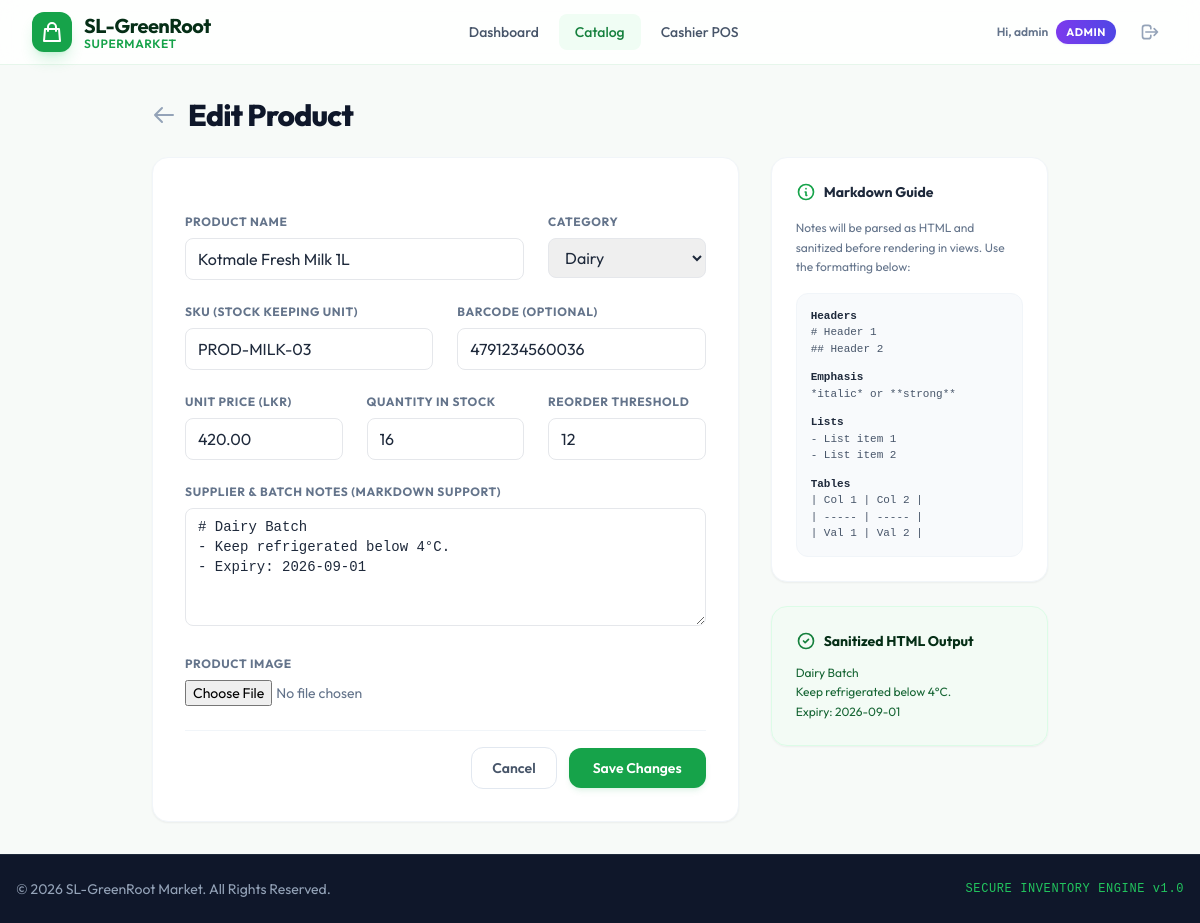
The app's page /products/3/edit/ (signed in) with its own data.
### inventory/models.py (models this page shows, shortened)
class Product(models.Model):
    sku = models.CharField(max_length=50, unique=True)
    barcode = models.CharField(max_length=100, blank=True, default='')
    name = models.CharField(max_length=200)
    category = models.ForeignKey(Category, on_delete=models.CASCADE, related_name='products')
    unit_price = models.DecimalField(max_digits=10, decimal_places=2)  # In LKR
    quantity_in_stock = models.PositiveIntegerField(default=0)
    reorder_level = models.PositiveIntegerField(default=10)
    supplier_notes_raw = models.TextField(blank=True, help_text="Enter markdown formatted supplier notes.")
    supplier_notes_html = models.TextField(blank=True, editable=False)
    image = models.ImageField(upload_to='products/', blank=True, null=True)

### inventory/utils.py (the view)
    def _wrapped_view(request, *args, **kwargs):
        if not request.user.is_authenticated:
            return redirect('login')
        if request.user.is_superuser or request.user.groups.filter(name='Manager').exists():
            return view_func(request, *args, **kwargs)
        raise PermissionDenied

### inventory/models.py (called while the page is built)
    def __str__(self):
        return self.name

### inventory/utils.py (called while the page is built)
def manager_required(view_func):
    def _wrapped_view(request, *args, **kwargs):
        if not request.user.is_authenticated:
            return redirect('login')
        if request.user.is_superuser or request.user.groups.filter(name='Manager').exists():
            return view_func(request, *args, **kwargs)
        raise PermissionDenied
    return _wrapped_view

### inventory/templates/inventory/product_form.html (shortened to what this page needs)
{% extends 'inventory/base.html' %}
{% block content %}
<div class="max-w-4xl mx-auto space-y-6">
    <div class="flex items-center space-x-3">
        <a href="{% url 'product_list' %}" class="text-slate-400 hover:text-emerald-700 transition">
            <svg class="h-6 w-6" fill="none" stroke="currentColor" viewBox="0 0 24 24">
                <path stroke-linecap="round" stroke-linejoin="round" stroke-width="2" d="M10 19l-7-7m0 0l7-7m-7 7h18"/>
            </svg>
        </a>
        <h1 class="text-3xl font-extrabold text-slate-900 tracking-tight">{{ title }}</h1>
    </div>
    <div class="grid grid-cols-1 lg:grid-cols-3 gap-8">
        <form method="post" enctype="multipart/form-data" class="lg:col-span-2 space-y-6 bg-white p-6 sm:p-8 rounded-2xl border border-slate-100 shadow-sm">
            <div class="grid grid-cols-1 sm:grid-cols-3 gap-6">
                <div class="sm:col-span-2">
                    <label for="{{ form.name.id_for_label }}" class="block text-xs font-bold text-slate-500 uppercase tracking-wider mb-2">Product Name</label>
                    {{ form.name }}
                </div>
                <div>
                    <label for="{{ form.category.id_for_label }}" class="block text-xs font-bold text-slate-500 uppercase tracking-wider mb-2">Category</label>
                    {{ form.category }}
                </div>
            </div>
            <div class="grid grid-cols-1 sm:grid-cols-2 gap-6">
                <div>
                    <label for="{{ form.sku.id_for_label }}" class="block text-xs font-bold text-slate-500 uppercase tracking-wider mb-2">SKU (Stock Keeping Unit)</label>
                    {{ form.sku }}
                </div>
                <div>
                    <label for="{{ form.barcode.id_for_label }}" class="block text-xs font-bold text-slate-500 uppercase tracking-wider mb-2">Barcode (Optional)</label>
                    {{ form.barcode }}
                </div>
            </div>
            <div class="grid grid-cols-1 sm:grid-cols-3 gap-6">
                <div>
                    <label for="{{ form.unit_price.id_for_label }}" class="block text-xs font-bold text-slate-500 uppercase tracking-wider mb-2">Unit Price (LKR)</label>
                    {{ form.unit_price }}
                </div>
                <div>
                    <label for="{{ form.quantity_in_stock.id_for_label }}" class="block text-xs font-bold text-slate-500 uppercase tracking-wider mb-2">Quantity in Stock</label>
                    {{ form.quantity_in_stock }}
                </div>
                <div>
                    <label for="{{ form.reorder_level.id_for_label }}" class="block text-xs font-bold text-slate-500 uppercase tracking-wider mb-2">Reorder Threshold</label>
                    {{ form.reorder_level }}
                </div>
            </div>
            <div>
                <label for="{{ form.supplier_notes_raw.id_for_label }}" class="block text-xs font-bold text-slate-500 uppercase tracking-wider mb-2">Supplier & Batch Notes (Markdown Support)</label>
                {{ form.supplier_notes_raw }}
            </div>
            <div>
                <label for="{{ form.image.id_for_label }}" class="block text-xs font-bold text-slate-500 uppercase tracking-wider mb-2">Product Image</label>
                {{ form.image }}
            </div>
            <div class="flex items-center justify-end space-x-3 pt-4 border-t border-slate-100">
                <a href="{% url 'product_list' %}" class="px-5 py-2.5 rounded-xl border border-slate-200 text-slate-600 hover:bg-slate-50 text-sm font-semibold transition">
                    Cancel
                </a>
                <button type="submit" class="px-6 py-2.5 rounded-xl bg-emerald-600 hover:bg-emerald-700 text-white text-sm font-semibold transition shadow-md shadow-emerald-600/10">
                    {% if is_edit %}Save Changes{% else %}Create Product{% endif %}
                </button>
            </div>
        </form>
        <div class="space-y-6">
            <div class="bg-white p-6 rounded-2xl border border-slate-100 shadow-sm space-y-4">
                <h3 class="font-bold text-slate-800 text-sm flex items-center space-x-2">
                    <svg class="h-5 w-5 text-emerald-600" fill="none" stroke="currentColor" viewBox="0 0 24 24">
                        <path stroke-linecap="round" stroke-linejoin="round" stroke-width="2" d="M13 16h-1v-4h-1m1-4h.01M21 12a9 9 0 11-18 0 9 9 0 0118 0z"/>
                    </svg>
                    <span>Markdown Guide</span>
                </h3>
                <p class="text-xs text-slate-500 leading-relaxed">
                    Notes will be parsed as HTML and sanitized before rendering in views. Use the formatting below:
                </p>
                <div class="space-y-3 font-mono text-[11px] text-slate-600 bg-slate-50 p-3.5 rounded-xl border border-slate-100">
                    <div>
                        <div class="font-bold text-slate-800">Headers</div>
                        <div># Header 1<br>## Header 2</div>
                    </div>
                    <div>
                        <div class="font-bold text-slate-800">Emphasis</div>
                        <div>*italic* or **strong**</div>
                    </div>
                    <div>
                        <div class="font-bold text-slate-800">Lists</div>
                        <div>- List item 1<br>- List item 2</div>
                    </div>
                    <div>
                        <div class="font-bold text-slate-800">Tables</div>
                        <div>| Col 1 | Col 2 |<br>| ----- | ----- |<br>| Val 1 | Val 2 |</div>
                    </div>
                </div>
            </div>
            {% if is_edit and product.supplier_notes_html %}
                <div class="bg-emerald-50/50 p-6 rounded-2xl border border-emerald-100 shadow-sm space-y-3">
                    <h3 class="font-bold text-emerald-950 text-sm flex items-center space-x-2">
                        <svg class="h-5 w-5 text-emerald-700" fill="none" stroke="currentColor" viewBox="0 0 24 24">
                            <path stroke-linecap="round" stroke-linejoin="round" stroke-width="2" d="M9 12l2 2 4-4m6 2a9 9 0 11-18 0 9 9 0 0118 0z"/>
                        </svg>
                        <span>Sanitized HTML Output</span>
                    </h3>
                    <div class="prose prose-sm prose-emerald text-xs text-emerald-800 leading-relaxed">
                        {{ product.supplier_notes_html|safe }}
                    </div>
                </div>
            {% endif %}
        </div>
    </div>
</div>
{% endblock %}

### inventory/templates/inventory/base.html (shortened to what this page needs)
{% load static %}
<!DOCTYPE html>
<html lang="en">
<head>
    <link rel="stylesheet" href="{% static 'css/tailwind.css' %}">
</head>
<body class="text-slate-800 min-h-screen flex flex-col">
    <header class="glass-header sticky top-0 z-40 w-full transition duration-300">
        <div class="max-w-7xl mx-auto px-4 sm:px-6 lg:px-8">
            <div class="flex items-center justify-between h-16">
                <div class="flex items-center space-x-3">
                    <div class="h-10 w-10 bg-emerald-600 rounded-xl flex items-center justify-center shadow-lg shadow-emerald-500/20 transform hover:rotate-6 transition duration-300">
                        <svg class="h-6 w-6 text-white" fill="none" stroke="currentColor" viewBox="0 0 24 24">
                            <path stroke-linecap="round" stroke-linejoin="round" stroke-width="2" d="M16 11V7a4 4 0 00-8 0v4M5 9h14l1 12H4L5 9z"/>
                        </svg>
                    </div>
                    <div>
                        <span class="text-xl font-bold tracking-tight text-emerald-950">SL-GreenRoot</span>
                        <span class="text-xs block text-emerald-600 font-semibold -mt-1 tracking-wider uppercase">Supermarket</span>
                    </div>
                </div>
                {% if user.is_authenticated %}
                <nav class="hidden md:flex items-center space-x-1">
                    <a href="{% url 'dashboard' %}" class="px-4 py-2 rounded-lg text-sm font-medium transition duration-150 {% if request.resolver_match.url_name == 'dashboard' %}bg-emerald-50 text-emerald-700{% else %}text-slate-600 hover:text-emerald-700 hover:bg-slate-50{% endif %}">
                        Dashboard
                    </a>
                    <a href="{% url 'product_list' %}" class="px-4 py-2 rounded-lg text-sm font-medium transition duration-150 {% if request.resolver_match.url_name == 'product_list' or 'product_' in request.resolver_match.url_name %}bg-emerald-50 text-emerald-700{% else %}text-slate-600 hover:text-emerald-700 hover:bg-slate-50{% endif %}">
                        Catalog
                    </a>
                    <a href="{% url 'pos_view' %}" class="px-4 py-2 rounded-lg text-sm font-medium transition duration-150 {% if request.resolver_match.url_name == 'pos_view' %}bg-emerald-50 text-emerald-700{% else %}text-slate-600 hover:text-emerald-700 hover:bg-slate-50{% endif %}">
                        Cashier POS
                    </a>
                </nav>
                {% endif %}
                <div class="flex items-center space-x-4">
                    {% if user.is_authenticated %}
                        <div class="flex items-center space-x-2">
                            <span class="hidden sm:inline-block text-xs font-semibold text-slate-500">
                                Hi, {{ user.username }}
                            </span>
                            {% if user.is_superuser %}
                                <span class="bg-gradient-to-r from-violet-600 to-indigo-600 text-white text-[11px] font-bold px-2.5 py-1 rounded-full uppercase tracking-wider shadow-sm shadow-indigo-500/10">
                                    Admin
                                </span>
                            {% elif user.groups.all.0.name == 'Manager' %}
                                <span class="bg-gradient-to-r from-emerald-600 to-teal-600 text-white text-[11px] font-bold px-2.5 py-1 rounded-full uppercase tracking-wider shadow-sm shadow-emerald-500/10">
                                    Manager
                                </span>
                            {% else %}
                                <span class="bg-gradient-to-r from-amber-500 to-orange-500 text-white text-[11px] font-bold px-2.5 py-1 rounded-full uppercase tracking-wider shadow-sm shadow-amber-500/10">
                                    Cashier
                                </span>
                            {% endif %}
                        </div>
                        <form action="{% url 'logout' %}" method="post" class="inline">
                            <button type="submit" class="p-2 text-slate-400 hover:text-rose-600 hover:bg-rose-50 rounded-lg transition duration-150" title="Logout">
                                <svg class="h-5 w-5" fill="none" stroke="currentColor" viewBox="0 0 24 24">
                                    <path stroke-linecap="round" stroke-linejoin="round" stroke-width="2" d="M17 16l4-4m0 0l-4-4m4 4H7m6 4v1a3 3 0 01-3 3H6a3 3 0 01-3-3V7a3 3 0 013-3h4a3 3 0 013 3v1"/>
                                </svg>
                            </button>
                        </form>
                    {% else %}
                        <a href="{% url 'login' %}" class="bg-emerald-600 hover:bg-emerald-700 text-white text-sm font-semibold px-4 py-2 rounded-lg transition shadow-md shadow-emerald-600/10">
                            Log In
                        </a>
                    {% endif %}
                </div>
            </div>
        </div>
    </header>
    <main class="flex-grow max-w-7xl w-full mx-auto px-4 sm:px-6 lg:px-8 py-8">
        {% block content %}{% endblock %}
    </main>
    <footer class="bg-slate-900 border-t border-slate-800 py-6 text-center text-slate-400 text-sm">
        <div class="max-w-7xl mx-auto px-4 flex flex-col sm:flex-row items-center justify-between">
            <p>&copy; 2026 SL-GreenRoot Market. All Rights Reserved.</p>
            <div class="mt-2 sm:mt-0 flex space-x-4">
                <span class="text-xs text-emerald-500 font-mono tracking-wider">SECURE INVENTORY ENGINE v1.0</span>
            </div>
        </div>
    </footer>
</body>
</html>

### inventory/templates/inventory/base.html (style rules this page uses)
body { background-color: #f7faf8; font-family: 'Outfit', sans-serif; }
.glass-header { background: rgba(255, 255, 255, 0.85); backdrop-filter: blur(12px); -webkit-backdrop-filter: blur(12px); border-bottom: 1px solid rgba(22, 163, 74, 0.1); }

### records on screen
Product: name "Kotmale Fresh Milk 1L", category "Dairy", sku "PROD-MILK-03", barcode "4791234560036", unit_price "420.00", quantity_in_stock "16", reorder_level "12", supplier_notes_raw "# Dairy Batch - Keep refrigerated below 4°C. - Expiry: 2026-09-01", supplier_notes_html "Dairy Batch Keep refrigerated below 4°C. Expiry: 2026-09-01"

### other values on screen
{{ user.username }} "admin"
{{ title }} "Edit Product"
